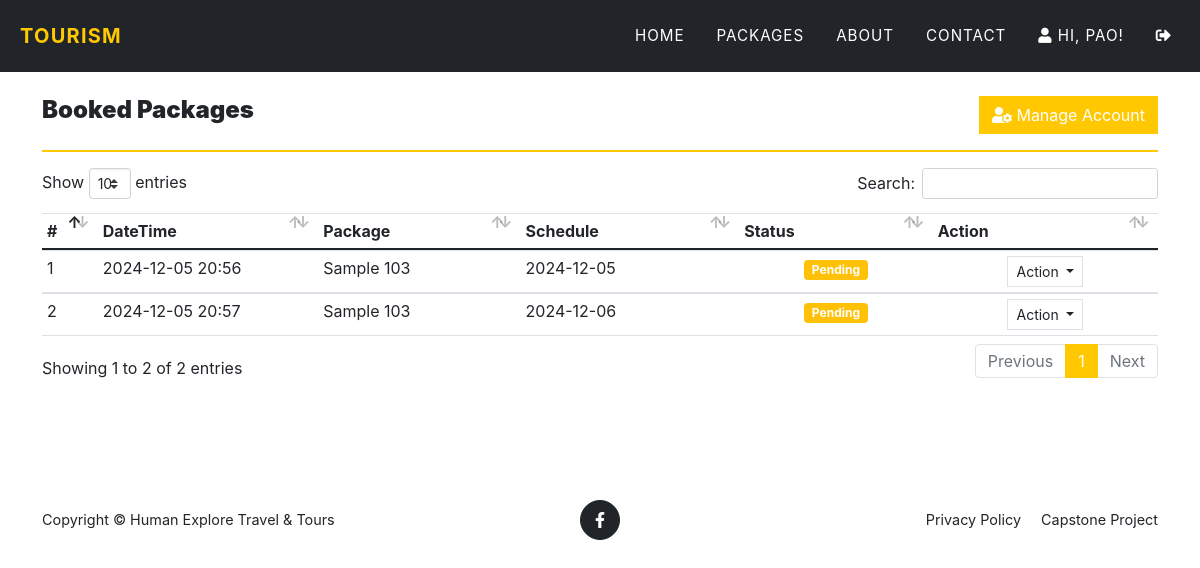
The page /?page=my_account (signed in) on the database its author committed.
### tables this page shows
CREATE TABLE `book_list` (
  `id` int(30) NOT NULL AUTO_INCREMENT,
  `user_id` int(30) NOT NULL,
  `package_id` int(30) NOT NULL,
  `status` tinyint(4) NOT NULL DEFAULT 0 COMMENT '0=pending,1=confirm, 2=cancelled\r\n',
  `schedule` date DEFAULT NULL,
  `date_created` datetime NOT NULL DEFAULT current_timestamp(),
  PRIMARY KEY (`id`)
);

CREATE TABLE `packages` (
  `id` int(30) NOT NULL AUTO_INCREMENT,
  `title` text DEFAULT NULL,
  `tour_location` text DEFAULT NULL,
  `cost` double NOT NULL,
  `description` text DEFAULT NULL,
  `upload_path` text DEFAULT NULL,
  `status` tinyint(4) NOT NULL DEFAULT 1 COMMENT '1 =active ,2 = Inactive',
  `date_created` datetime NOT NULL DEFAULT current_timestamp(),
  `booking_limit` int(11) DEFAULT 0,
  PRIMARY KEY (`id`)
);

### classes/DBConnection.php (called while the page is built, shortened)
<?php
class DBConnection{
    private $host = DB_SERVER;
    private $username = DB_USERNAME;
    private $password = DB_PASSWORD;
    private $database = DB_NAME;
    public $conn;
    public function __construct(){
        if (!isset($this->conn)) {
            $this->conn = new mysqli($this->host, $this->username, $this->password, $this->database);
        }
    }
}
?>

### my_account.php (the view, shortened to what this page needs)
<section class="page-section">
    <div class="container">
    <div class="w-100 justify-content-between d-flex">
        <h4><b>Booked Packages</b></h4>
        <a href="./?page=edit_account" class="btn btn btn-primary btn-flat"><div class="fa fa-user-cog"></div> Manage Account</a>
    </div>
        <hr class="border-warning">
        <table class="table table-stripped text-dark">
            <colgroup>
                <col width="5%">
                <col width="10">
                <col width="25">
                <col width="25">
                <col width="15">
                <col width="10">
            </colgroup>
            <thead>
                <tr>
                    <th>#</th>
                    <th>DateTime</th>
                    <th>Package</th>
                    <th>Schedule</th>
                    <th>Status</th>
                    <th>Action</th>
                </tr>
            </thead>
            <tbody>
                <?php
                $i=1;
                    $qry = $conn->query("SELECT b.*,p.title FROM book_list b inner join `packages` p on p.id = b.package_id where b.user_id ='".$_settings->userdata('id')."' order by date(b.date_created) desc ");
                    while($row= $qry->fetch_assoc()):
                ?>
                    <tr>
                        <td><?php echo $i++ ?></td>
                        <td><?php echo date("Y-m-d H:i",strtotime($row['date_created'])) ?></td>
                        <td><?php echo $row['title'] ?></td>
                        <td><?php echo date("Y-m-d",strtotime($row['schedule'])) ?></td>
                        <td class="text-center">
                            <?php if($row['status'] == 0): ?>
                                <span class="badge badge-warning">Pending</span>
                            <?php elseif($row['status'] == 1): ?>
                                <span class="badge badge-primary">Confirmed</span>
                            <?php elseif($row['status'] == 2): ?>
                                <span class="badge badge-danger">Cancelled</span>
                            <?php elseif($row['status'] == 3): ?>
                                <span class="badge badge-success">Done</span>
                            <?php endif; ?>
                        </td>
                        <td align="center">
                                <button type="button" class="btn btn-flat btn-default border btn-sm dropdown-toggle dropdown-icon" data-toggle="dropdown">
                                    Action
                                </button>
                        </td>
                    </tr>
                <?php endwhile; ?>
            </tbody>
        </table>
    </div>
</section>

### index.php (shortened to what this page needs)
<!DOCTYPE html>
<html lang="en" class="" style="height: auto;">
<?php require_once('config.php'); ?>
 <?php require_once('inc/header.php') ?>
  <body class="hold-transition layout-top-nav" >
     <?php $page = isset($_GET['page']) ? $_GET['page'] : 'portal';  ?>
     <?php require_once('inc/topBarNav.php') ?>
     <?php
        if(!file_exists($page.".php") && !is_dir($page)){
            include '404.html';
        }else{
          if(is_dir($page))
            include $page.'/index.php';
          else
            include $page.'.php';
        }
      ?>
      <?php require_once('inc/footer.php') ?>
  </body>
</html>

### inc/header.php (shortened to what this page needs)
<head>
    <link rel="stylesheet" href="<?php echo base_url ?>plugins/fontawesome-free/css/all.min.css">
    <link rel="stylesheet" href="<?php echo base_url ?>plugins/tempusdominus-bootstrap-4/css/tempusdominus-bootstrap-4.min.css">
  <link rel="stylesheet" href="<?php echo base_url ?>plugins/datatables-bs4/css/dataTables.bootstrap4.min.css">
  <link rel="stylesheet" href="<?php echo base_url ?>plugins/datatables-responsive/css/responsive.bootstrap4.min.css">
  <link rel="stylesheet" href="<?php echo base_url ?>plugins/datatables-buttons/css/buttons.bootstrap4.min.css">
  <link rel="stylesheet" href="<?php echo base_url ?>plugins/select2/css/select2.min.css">
  <link rel="stylesheet" href="<?php echo base_url ?>plugins/select2-bootstrap4-theme/select2-bootstrap4.min.css">
    <link rel="stylesheet" href="<?php echo base_url ?>plugins/icheck-bootstrap/icheck-bootstrap.min.css">
    <link rel="stylesheet" href="<?php echo base_url ?>plugins/jqvmap/jqvmap.min.css">
    <link rel="stylesheet" href="<?php echo base_url ?>dist/css/adminlte.css">
    <link rel="stylesheet" href="<?php echo base_url ?>dist/css/custom.css">
    <link rel="stylesheet" href="<?php echo base_url ?>assets/css/styles.css">
    <link rel="stylesheet" href="<?php echo base_url ?>plugins/overlayScrollbars/css/OverlayScrollbars.min.css">
    <link rel="stylesheet" href="<?php echo base_url ?>plugins/daterangepicker/daterangepicker.css">
    <link rel="stylesheet" href="<?php echo base_url ?>plugins/summernote/summernote-bs4.min.css">
  <link rel="stylesheet" href="<?php echo base_url ?>plugins/sweetalert2-theme-bootstrap-4/bootstrap-4.min.css">
  </head>

### inc/topBarNav.php (shortened to what this page needs)
<nav class="navbar navbar-expand-lg navbar-dark fixed-top navbar-shrink" id="mainNav">
           <div class="container-fluid">
               <a class="navbar-brand" href="#page-top"><span class="text-waring">Tourism</span></a>
               <div class="collapse navbar-collapse" id="navbarResponsive">
                   <ul class="navbar-nav text-uppercase ms-auto py-4 py-lg-0">
                       <li class="nav-item"><a class="nav-link" href="<?php echo $page !='home' ? './':''  ?>">Home</a></li>
                       <li class="nav-item"><a class="nav-link" href="./?page=packages">Packages</a></li>
                       <li class="nav-item"><a class="nav-link" href="<?php echo $page !='home' ? './':''  ?>#about">About</a></li>
                       <li class="nav-item"><a class="nav-link" href="<?php echo $page !='home' ? './':''  ?>#contact">Contact</a></li>
                       <?php if(isset($_SESSION['userdata'])): ?>
                         <li class="nav-item"><a class="nav-link" href="./?page=my_account"><i class="fa fa-user"></i> Hi, <?php  echo $_settings->userdata('firstname') ?>!</a></li>
                         <li class="nav-item"><a class="nav-link" href="logout.php"><i class="fa fa-sign-out-alt"></i></a></li>
                       <?php else: ?>
                         <li class="nav-item"><a class="nav-link" href="javascript:void(0)" id="login_btn">Login</a></li>
                       <?php endif; ?>
                   </ul>
               </div>
           </div>
       </nav>

### inc/footer.php (shortened to what this page needs)
<footer class="footer py-4">
	<div class="container">
		<div class="row align-items-center">
			<div class="col-lg-4 text-lg-start">Copyright &copy; <?php echo $_settings->info('short_name') ?></div>
			<div class="col-lg-4 my-3 my-lg-0">
      <a class="btn btn-dark btn-social mx-2" href="https://www.facebook.com/humanexploretravelandtours/"><i class="fab fa-facebook-f"></i></a>
			</div>
			<div class="col-lg-4 text-lg-end">
				<a class="link-dark text-decoration-none me-3" href="javascript:void(0)" id="p_use">Privacy Policy</a>
        <span>Capstone Project</a></span>
			</div>
		</div>
	</div>
</footer>

### rows shown on the page
book_list: date_created "2024-12-05 20:56", package.title "Sample 103", schedule "2024-12-05", status "Pending"
book_list: date_created "2024-12-05 20:57", package.title "Sample 103", schedule "2024-12-06", status "Pending"

### other values the page prints
$_settings->userdata('firstname') "PAO"
$_settings->info('short_name') "Human Explore Travel & Tours"
